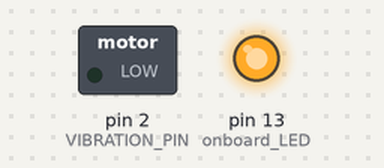
A sketch run on a simulated Arduino Nano, built with avr-gcc and run on an emulated ATmega328P. On the bench: switched loads named in the sketch (green lamp = pin HIGH), output pins drawn as LEDs (lit = HIGH). What the sketch prints to the serial monitor is not drawn.

Above: at 2.5 s.
At 5.2 s:
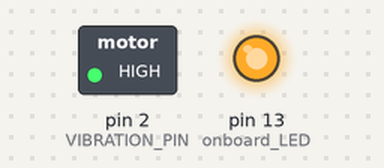
At 15.3 s:
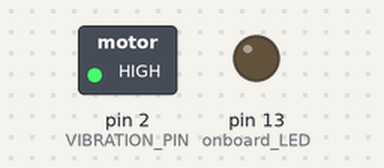
At 23.9 s:
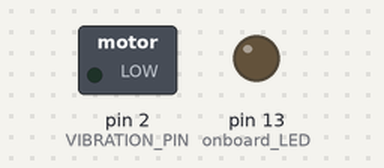
Timing chart, 0 to 33.9 s (numbered marks = the images above):
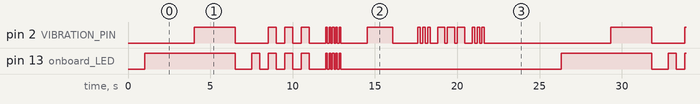

Measured:
- by itself, pin 2 (VIBRATION_PIN): moves between LOW and HIGH, repeating every 25.3 s
- by itself, pin 13 (onboard_LED): repeats every 25.3 s: LOW 1.0 s, 3 × (HIGH 0.50 s, LOW 0.50 s), HIGH 0.50 s, LOW 1.0 s, 4 × (HIGH 0.10 s, LOW 0.10 s), HIGH 0.10 s, LOW 13.4 s, HIGH 5.5 s
- by itself, everything shown: repeats every 25.3 s, in 41 steps

The sketch:

Vibromotor_Test_D2_Nano.ino
```cpp
/*
 * Vibration Motor Test Code
 * Arduino Nano 33 BLE Sense Rev2
 *
 * Simple test for ERM vibration motor with 2N2222 transistor driver
 * Pulses motor at various intensities to verify circuit operation
 */

// ========== PIN DEFINITION ==========
const int VIBRATION_PIN = 2;  // PWM output to 2N2222 base (via 1kΩ resistor)

// ========== TEST PARAMETERS ==========
const int PULSE_DURATION_MS = 500;   // Duration of each pulse
const int PAUSE_DURATION_MS = 500;   // Pause between pulses

// ========== SETUP ==========
void setup() {
  pinMode(LED_BUILTIN, OUTPUT); // onboard LED

  Serial.begin(115200);

  // Wait for serial connection (optional)
  while (!Serial && millis() < 3000);

  Serial.println("=================================");
  Serial.println("Vibration Motor Test");
  Serial.println("=================================");
  Serial.println("Pin D2 → 1kΩ → 2N2222 Base");
  Serial.println("Motor should pulse at varying intensities\n");

  // Initialize vibration motor pin as output
  pinMode(VIBRATION_PIN, OUTPUT);
  analogWrite(VIBRATION_PIN, 0);  // Start OFF

  delay(1000);
  Serial.println("Starting test sequence...\n");
}

// ========== MAIN LOOP ==========
void loop() {
  // Test Pattern 1: Intensity Sweep (0% → 100%)
  digitalWrite(LED_BUILTIN, HIGH);  // turn the LED on (HIGH is the voltage level)

  Serial.println("--- Test 1: Intensity Sweep (Low → High) ---");
  for (int intensity = 0; intensity <= 255; intensity += 25) {
    Serial.print("Intensity: ");
    Serial.print(intensity);
    Serial.print(" (");
    Serial.print((int)(intensity / 2.55));
    Serial.println("%)");

    analogWrite(VIBRATION_PIN, intensity);
    delay(PULSE_DURATION_MS);
  }

  // Turn off
  digitalWrite(LED_BUILTIN, LOW);  // turn the LED off

  analogWrite(VIBRATION_PIN, 0);
  Serial.println("OFF\n");
  delay(PAUSE_DURATION_MS * 2);


  // Test Pattern 2: Fixed Intensity Pulses
  Serial.println("--- Test 2: Fixed Intensity Pulses ---");
  int testIntensities[] = {64, 128, 192, 255};  // 25%, 50%, 75%, 100%

  for (int i = 0; i < 4; i++) {
    Serial.print("Pulse ");
    Serial.print(i + 1);
    Serial.print(": ");
    Serial.print(testIntensities[i]);
    Serial.print(" (");
    Serial.print((int)(testIntensities[i] / 2.55));
    Serial.println("%)");

    digitalWrite(LED_BUILTIN, HIGH);  // turn the LED on (HIGH is the voltage level)
    analogWrite(VIBRATION_PIN, testIntensities[i]);
    delay(PULSE_DURATION_MS);

    digitalWrite(LED_BUILTIN, LOW);  // turn the LED off (LOW is the voltage level)
    analogWrite(VIBRATION_PIN, 0);
    delay(PAUSE_DURATION_MS);
  }
  Serial.println();
  delay(PAUSE_DURATION_MS);


  // Test Pattern 3: Rapid Pulses (Buzz Pattern)
  Serial.println("--- Test 3: Rapid Buzz Pattern ---");
  for (int i = 0; i < 5; i++) {
    Serial.print("Buzz ");
    Serial.println(i + 1);

    digitalWrite(LED_BUILTIN, HIGH);  // turn the LED on (HIGH is the voltage level)
    analogWrite(VIBRATION_PIN, 200);
    delay(100);
    digitalWrite(LED_BUILTIN, LOW);  // turn the LED on (HIGH is the voltage level)
    analogWrite(VIBRATION_PIN, 0);
    delay(100);
  }
  Serial.println();
  delay(PAUSE_DURATION_MS * 2);


  // Test Pattern 4: Fade In/Out
  Serial.println("--- Test 4: Smooth Fade In/Out ---");

  // Fade in
  Serial.println("Fading in...");
  for (int intensity = 0; intensity <= 255; intensity += 5) {
    analogWrite(VIBRATION_PIN, intensity);
    delay(20);
  }

  delay(500);

  // Fade out
  Serial.println("Fading out...");
  for (int intensity = 255; intensity >= 0; intensity -= 5) {
    analogWrite(VIBRATION_PIN, intensity);
    delay(20);
  }

  analogWrite(VIBRATION_PIN, 0);
  Serial.println("Complete\n");
  delay(PAUSE_DURATION_MS * 2);


  // Test Pattern 5: SOS Pattern (... --- ...)
  Serial.println("--- Test 5: SOS Morse Code Pattern ---");
  Serial.println("(Short-Short-Short / Long-Long-Long / Short-Short-Short)");

  // S (...)
  for (int i = 0; i < 3; i++) {
    analogWrite(VIBRATION_PIN, 255);
    delay(150);
    analogWrite(VIBRATION_PIN, 0);
    delay(150);
  }
  delay(300);

  // O (---)
  for (int i = 0; i < 3; i++) {
    analogWrite(VIBRATION_PIN, 255);
    delay(450);
    analogWrite(VIBRATION_PIN, 0);
    delay(150);
  }
  delay(300);

  // S (...)
  for (int i = 0; i < 3; i++) {
    analogWrite(VIBRATION_PIN, 255);
    delay(150);
    analogWrite(VIBRATION_PIN, 0);
    delay(150);
  }

  Serial.println("SOS Complete\n");
  delay(PAUSE_DURATION_MS * 3);


  // End of test sequence
  Serial.println("=================================");
  Serial.println("Test sequence complete!");
  Serial.println("Restarting in 3 seconds...");
  Serial.println("=================================\n");
  delay(3000);
}

/*
 * TROUBLESHOOTING:
 *
 * If motor doesn't vibrate:
 * 1. Check 2N2222 orientation (flat side matches schematic)
 * 2. Verify 1kΩ base resistor is connected
 * 3. Confirm flyback diode (1N4007) is installed (stripe toward 5V)
 * 4. Test motor directly with 3-5V to confirm it works
 * 5. Check transistor with multimeter (should show ~0.7V Vbe when ON)
 * 6. Ensure motor draws < 100mA (if higher, use beefier transistor)
 *
 * If motor runs constantly:
 * 1. Check for solder bridges on transistor pins
 * 2. Verify base resistor is 1kΩ (not too low)
 *
 * Expected behavior:
 * - You should feel distinct pulses of varying intensity
 * - Motor should turn OFF completely between pulses
 * - Stronger intensities should be clearly perceptible
 */
```
